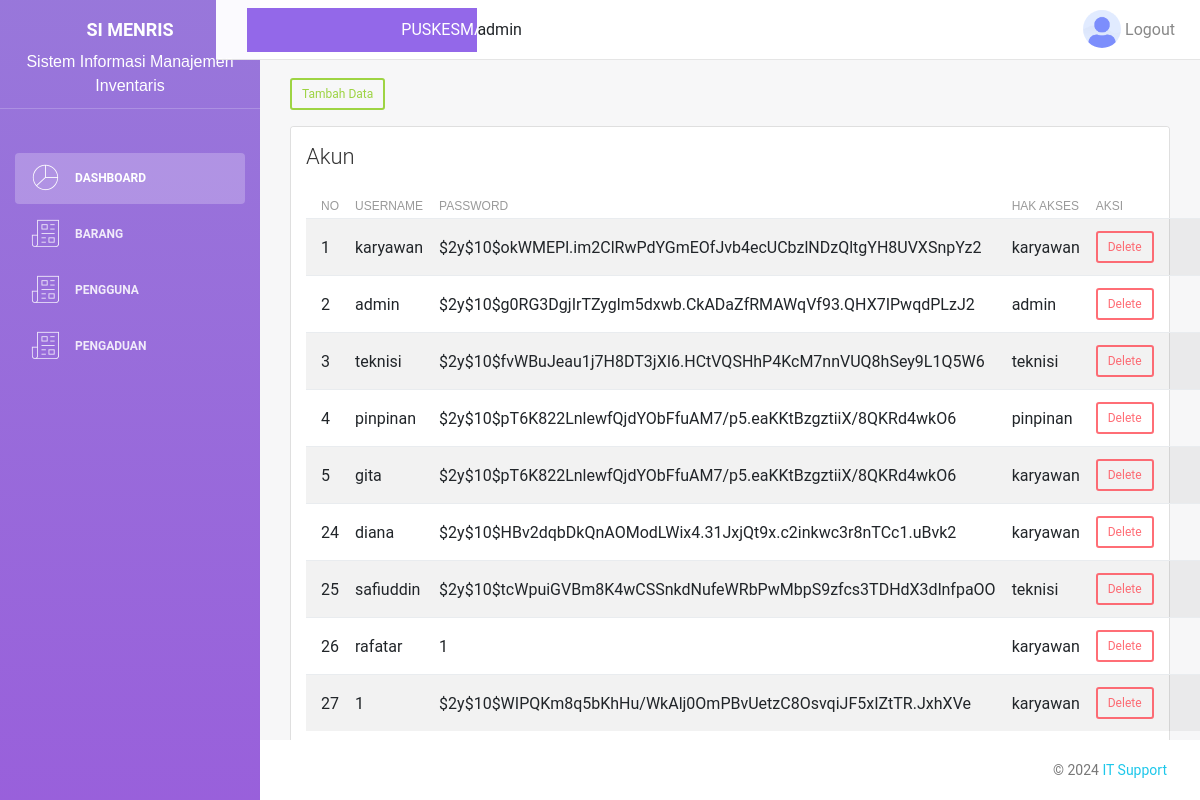
Page /pengguna/cek_data.php (signed in) on the committed database.
### tables this page shows
CREATE TABLE `pengguna` (
  `id_pengguna` int(30) NOT NULL,
  `username` varchar(100) NOT NULL,
  `password` varchar(100) NOT NULL,
  `hak_akses` enum('admin','karyawan','teknisi','pinpinan') NOT NULL
);

### pengguna/cek_data.php (the view, shortened to what this page needs)
<?php
include_once __DIR__ . '/../config/config.php';
include_once __DIR__ . '/../layout/top_admin.php';
$result = mysqli_query($conn, "SELECT * from pengguna;
");
?>
                <div class="main-panel">
                    <div class="content">
                        <div class="container-fluid">
                            <div class="row">
                                <div class="col-md-12 mt-5">
                                <td class="button-group">
                                    <a class='btn btn-sm btn-Success mb-md-3 mr-10  ' href='../pengguna/add_data_user.php'>Tambah Data</a>
                                </td>
                                    <div class="card">
                                        <div class="card-header">
                                            <h4 class="card-title">Akun </h4>
                                        </div>
                                        <div class="card-body">
                                        <table class="table table-hover table-striped w-100" id="table-1">
                                        <thead>
                                            <tr>
                                            <th>No</th>
                                            <th>Username</th>
                                            <th>Password</th>
                                            <th>Hak Akses</th>
                                            <th style="width: 150">Aksi</th>
                                            </tr>
                                        </thead>
                                        <tbody>
                                        <?php
                                        while ($data = mysqli_fetch_array($result)) :
                                        ?>
                                        <tr>
                                        <td><?= $data['id_pengguna'] ?></td>
                                        <td><?= $data['username'] ?></td>
                                        <td><?= $data['password'] ?></td>
                                        <td><?= $data['hak_akses'] ?></td>
                                        <td class="button-group">
                                        <a class='btn btn-sm btn-danger mb-md-0  mr-1' href='delete.php?id_pengguna=<?= $data["id_pengguna"]; ?>'>Delete</a>
                                        </td>
                                        </tr>
                                        <?php
                                        endwhile;
                                        ?>
                                        </tbody>
                                        </table>
                                        </div>
                                    </div>
                                </div>
                            </div>
                        </div>
                    </div>
                </div>
            <?php
             include_once ('../layout/footer.php');
           ?>

### rows in the picture
pengguna: id_pengguna "1", username "karyawan", password "$2y$10$okWMEPl.im2ClRwPdYGmEOfJvb4ecUCbzlNDzQltgYH8UVXSnpYz2", hak_akses "karyawan"
pengguna: id_pengguna "2", username "admin", password "$2y$10$g0RG3DgjIrTZyglm5dxwb.CkADaZfRMAWqVf93.QHX7IPwqdPLzJ2", hak_akses "admin"
pengguna: id_pengguna "3", username "teknisi", password "$2y$10$fvWBuJeau1j7H8DT3jXI6.HCtVQSHhP4KcM7nnVUQ8hSey9L1Q5W6", hak_akses "teknisi"
pengguna: id_pengguna "4", username "pinpinan", password "$2y$10$pT6K822LnlewfQjdYObFfuAM7/p5.eaKKtBzgztiiX/8QKRd4wkO6", hak_akses "pinpinan"
pengguna: id_pengguna "5", username "gita", password "$2y$10$pT6K822LnlewfQjdYObFfuAM7/p5.eaKKtBzgztiiX/8QKRd4wkO6", hak_akses "karyawan"
pengguna: id_pengguna "24", username "diana", password "$2y$10$HBv2dqbDkQnAOModLWix4.31JxjQt9x.c2inkwc3r8nTCc1.uBvk2", hak_akses "karyawan"
pengguna: id_pengguna "25", username "safiuddin", password "$2y$10$tcWpuiGVBm8K4wCSSnkdNufeWRbPwMbpS9zfcs3TDHdX3dlnfpaOO", hak_akses "teknisi"
pengguna: id_pengguna "26", username "rafatar", password "1", hak_akses "karyawan"
pengguna: id_pengguna "27", username "1", password "$2y$10$WIPQKm8q5bKhHu/WkAlj0OmPBvUetzC8OsvqiJF5xIZtTR.JxhXVe", hak_akses "karyawan"

### other values in the picture
$_SESSION ['username'] "admin"
